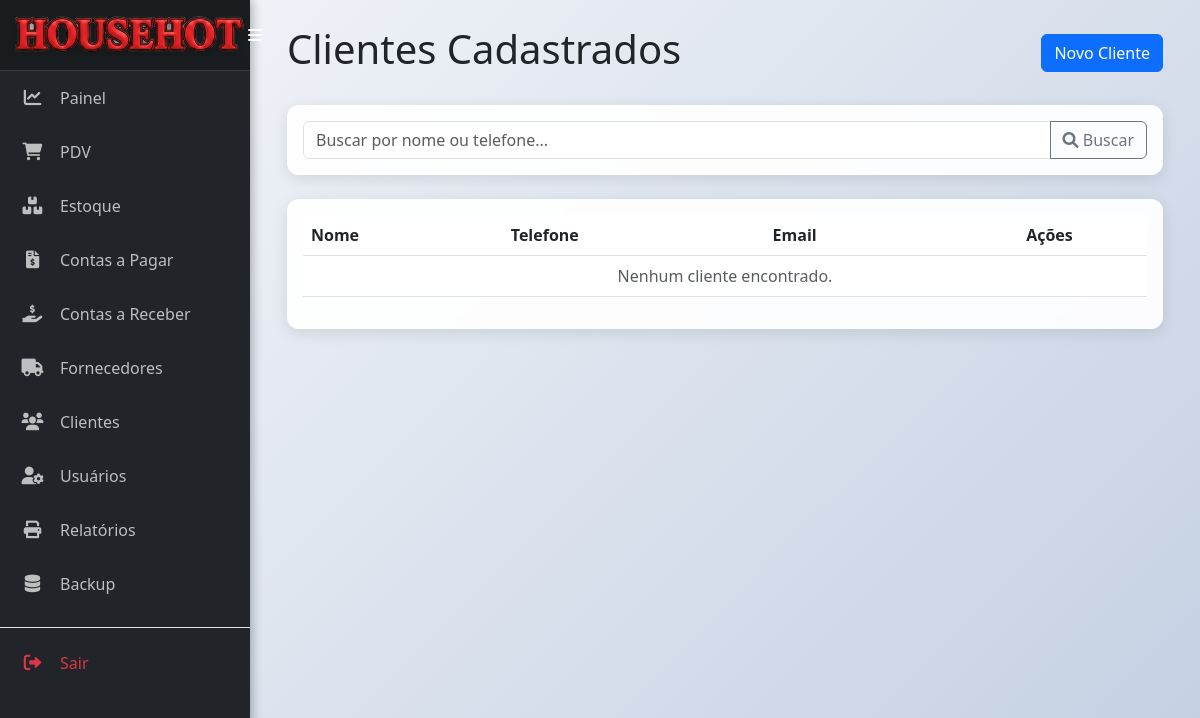
Before: /clientes (signed in) with the older database file.
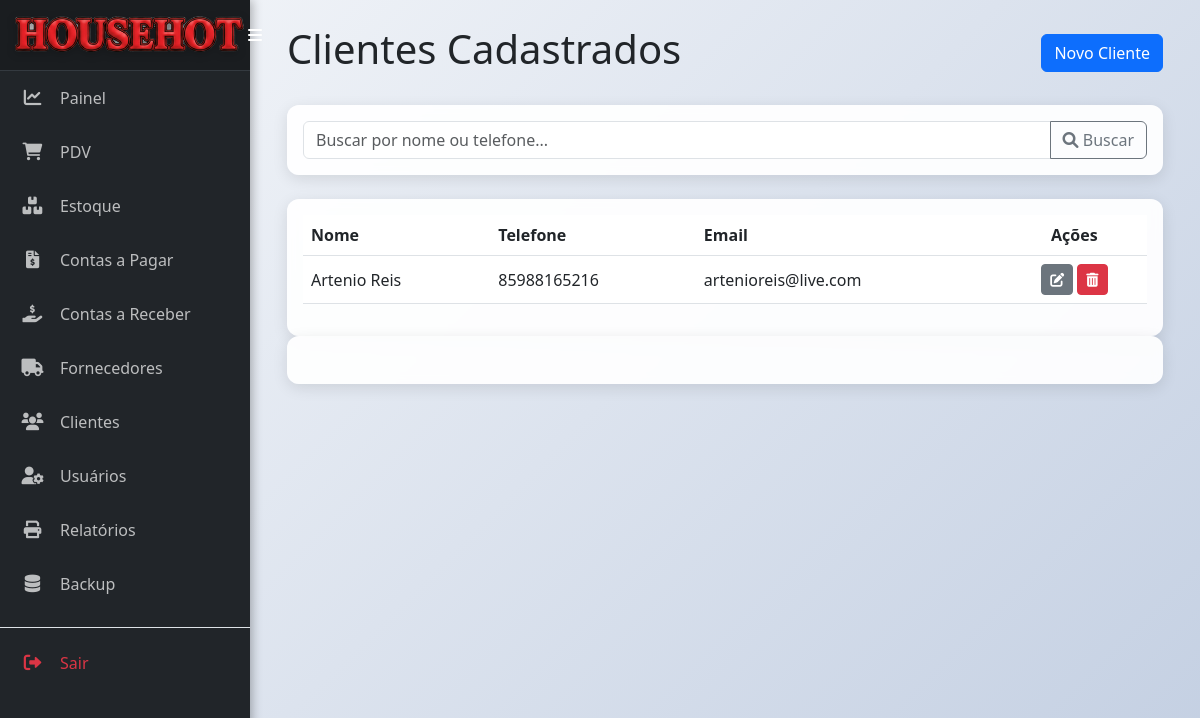
After: the same page with the newer database file.
### models.py (models this page shows)
class Cliente(db.Model):
    __tablename__ = 'cliente'
    id = db.Column(db.Integer, primary_key=True)
    nome = db.Column(db.String(100), nullable=False)
    telefone = db.Column(db.String(20))
    email = db.Column(db.String(100))
    endereco = db.Column(db.String(200))
    vendas = db.relationship('MovimentacaoEstoque', backref='cliente', lazy=True, cascade="all, delete-orphan")
    contas_a_receber = db.relationship('ContaReceber', backref='cliente', lazy=True, cascade="all, delete-orphan")

### app.py (the view)
@app.route('/clientes')
@login_required
def listar_clientes():
    search_term = request.args.get('q')
    query = Cliente.query
    if search_term:
        query = query.filter(or_(Cliente.nome.ilike(f'%{search_term}%'), Cliente.telefone.ilike(f'%{search_term}%')))
    clientes = query.order_by(Cliente.nome.asc()).all()
    return render_template('clientes.html', clientes=clientes, search_term=search_term)

### app.py (called while the page is built)
@app.context_processor
def inject_datetime():
    return {'modules': {'datetime': datetime, 'date': date, 'timedelta': timedelta}}

def login_required(f):
    @wraps(f)
    def decorated_function(*args, **kwargs):
        if 'logged_in' not in session or 'user_id' not in session:
            session.clear()
            flash('A sua sessão é inválida. Por favor, faça login novamente.', 'warning')
            return redirect(url_for('login'))
        return f(*args, **kwargs)
    return decorated_function

### templates/clientes.html (shortened to what this page needs)
{% extends 'base.html' %}
{% block content %}
<div class="d-flex justify-content-between align-items-center mb-4">
    <h1>Clientes Cadastrados</h1>
    <a href="{{ url_for('adicionar_cliente') }}" class="btn btn-primary">Novo Cliente</a>
</div>
<div class="card mb-4">
    <div class="card-body">
        <form method="GET" action="{{ url_for('listar_clientes') }}">
            <div class="input-group">
                <input type="text" class="form-control" name="q" placeholder="Buscar por nome ou telefone..." value="{{ search_term or '' }}">
                <button class="btn btn-outline-secondary" type="submit"><i class="fas fa-search"></i> Buscar</button>
            </div>
        </form>
    </div>
</div>
<div class="card">
    <div class="card-body">
        <table class="table table-hover align-middle">
            <thead>
                <tr>
                    <th>Nome</th>
                    <th>Telefone</th>
                    <th>Email</th>
                    <th class="text-center">Ações</th>
                </tr>
            </thead>
            <tbody>
                {% for cliente in clientes %}
                <tr>
                    <td>{{ cliente.nome }}</td>
                    <td>{{ cliente.telefone or 'Não informado' }}</td>
                    <td>{{ cliente.email or 'Não informado' }}</td>
                    <td class="text-center">
                        <a href="{{ url_for('editar_cliente', id=cliente.id) }}" class="btn btn-secondary btn-sm" title="Editar">
                            <i class="fas fa-edit"></i>
                        </a>
                        <button type="button" class="btn btn-danger btn-sm" data-bs-toggle="modal" data-bs-target="#confirmDeleteModal-{{ cliente.id }}" title="Excluir">
                            <i class="fas fa-trash-alt"></i>
                        </button>
                    </td>
                </tr>
                {% else %}
                <tr>
                    <td colspan="4" class="text-center text-muted">Nenhum cliente encontrado.</td>
                </tr>
                {% endfor %}
            </tbody>
        </table>
    </div>
</div>
{% for cliente in clientes %}
<div class="card">
    <div class="card-body">
        <div class="table-responsive">
        </div>
    </div>
</div>
{% endfor %}
{% endblock %}

Changed rows visible on the page:
added Cliente: nome "Artenio Reis", telefone "85988165216", email "artenioreis@live.com"
Other visible differences:
text no longer shown: "Nenhum cliente encontrado."
